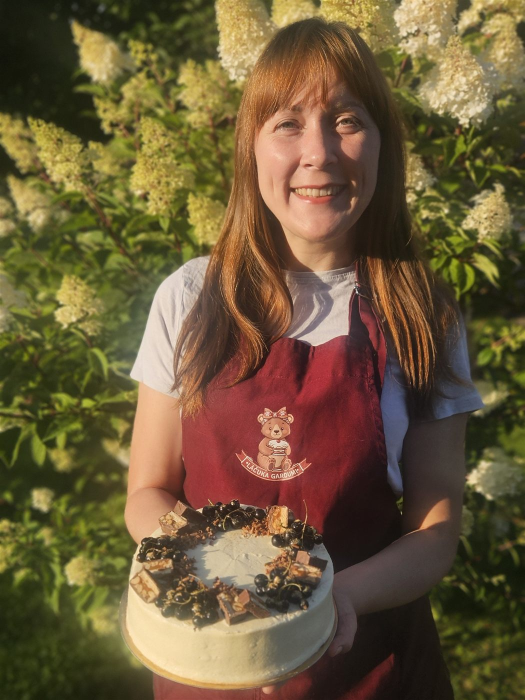
#> input picture assets/about.jpg, 1050 x 1400 px (shown at 1/2 size)
$ python -i update_gallery.py   (imports and definitions only)
#> lines starting #> are read from the running program, lines starting #| are printed output that depends on the picture
#!/usr/bin/env python3
"""
Lāčuka Gardumi - Galerijas automātiskais atjauninātājs.
Nolasa datus no 'galerija.csv' un bildes no 'galerija/' mapes,
optimizē uz WebP un automātiski ģenerē karuseli failā 'index.html'.
"""

import os
import re
import csv
import sys
from PIL import Image, ImageEnhance, ImageFilter

# [1 line not run here, left out]

BASE_DIR = os.path.dirname(os.path.abspath(__file__))
CSV_PATH = os.path.join(BASE_DIR, "galerija.csv")
GALERIJA_DIR = os.path.join(BASE_DIR, "galerija")
ASSETS_DIR = os.path.join(BASE_DIR, "assets")
INDEX_PATH = os.path.join(BASE_DIR, "index.html")

SVG_INSTA = (
    '<svg width="13" height="13" viewBox="0 0 24 24" fill="none" '
    'stroke="currentColor" stroke-width="2">'
    '<rect x="3" y="3" width="18" height="18" rx="5"/>'
    '<circle cx="12" cy="12" r="4"/>'
    '</svg>'
)

SVG_HEART = (
    '<svg width="15" height="15" viewBox="0 0 24 24" fill="#e5465e">'
    '<path d="M12 21.35l-1.45-1.32C5.4 15.36 2 12.28 2 8.5 2 5.42 '
    '4.42 3 7.5 3c1.74 0 3.41.81 4.5 2.09C13.09 3.81 14.76 3 16.5 3 '
    '19.58 3 22 5.42 22 8.5c0 3.78-3.4 6.86-8.55 11.54L12 21.35z"/>'
    '</svg>'
)

# [7 lines left out: function find_image_file, not called in this run]

def optimize_image(src_path, dst_path):
    # Only re-process if destination doesn't exist or source is newer
#> called with src_path = 'assets/about.jpg', dst_path = 'out.png'
    if os.path.exists(dst_path):
        if os.path.getmtime(dst_path) >= os.path.getmtime(src_path):
            return

    with Image.open(src_path) as im:
#> im is the input picture: PIL image 1050x1400 RGB; mean R, G, B 107.8, 89.5, 57.6
        im = im.convert("RGB")
        w, h = im.size
#> w = 1050; h = 1400
        # Center square crop
        dim = min(w, h)
#> dim = 1050
        left = (w - dim) // 2
#> left = 0
        top = (h - dim) // 2
#> top = 175
        crop = im.crop((left, top, left + dim, top + dim))
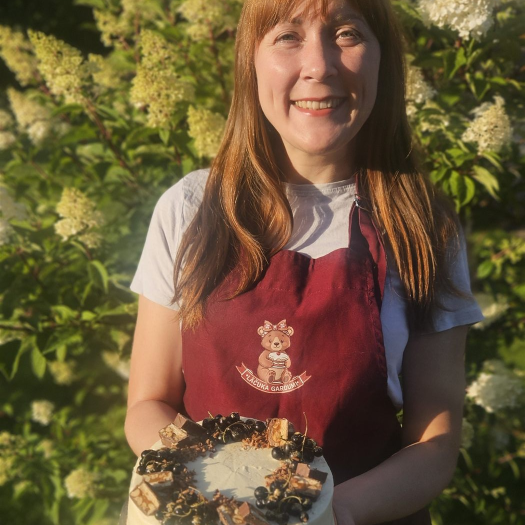
#> crop: PIL image 1050x1050 RGB (shown at 1/2 size); mean R, G, B 108.3, 88, 57.1
        sq = crop.resize((640, 640), Image.Resampling.LANCZOS)
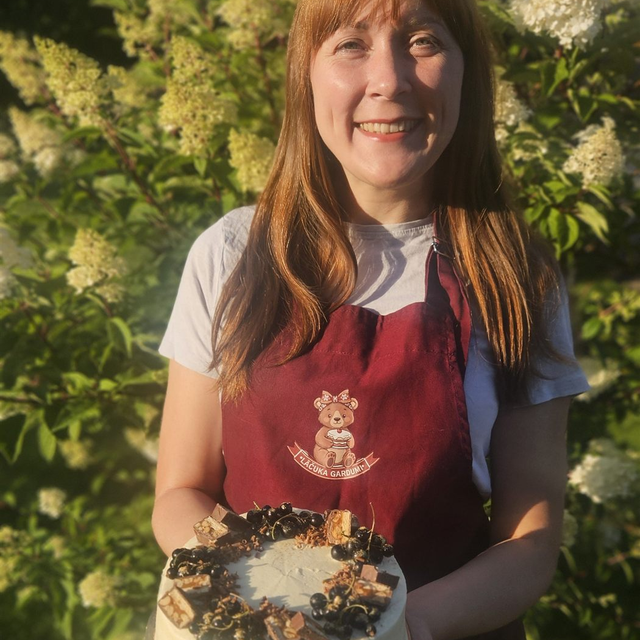
#> sq: PIL image 640x640 RGB; mean R, G, B 108.3, 88, 57.1

        # Gentle enhancement
        sq = ImageEnhance.Color(sq).enhance(1.08)
        sq = ImageEnhance.Contrast(sq).enhance(1.06)
        sq = ImageEnhance.Brightness(sq).enhance(1.02)
        sq = sq.filter(ImageFilter.UnsharpMask(radius=1.2, percent=100, threshold=2))

        sq.save(dst_path, "WEBP", quality=86)
        print(f"  Optimizēta bilde -> {os.path.basename(dst_path)}")

# [95 lines left out: functions read_gallery_data, build_slides_html, update_index_html, main, not called in this run]

# [2 lines not run here, left out]

>>> result = optimize_image('assets/about.jpg', 'out.png')

$ run again, on assets/bento.jpg
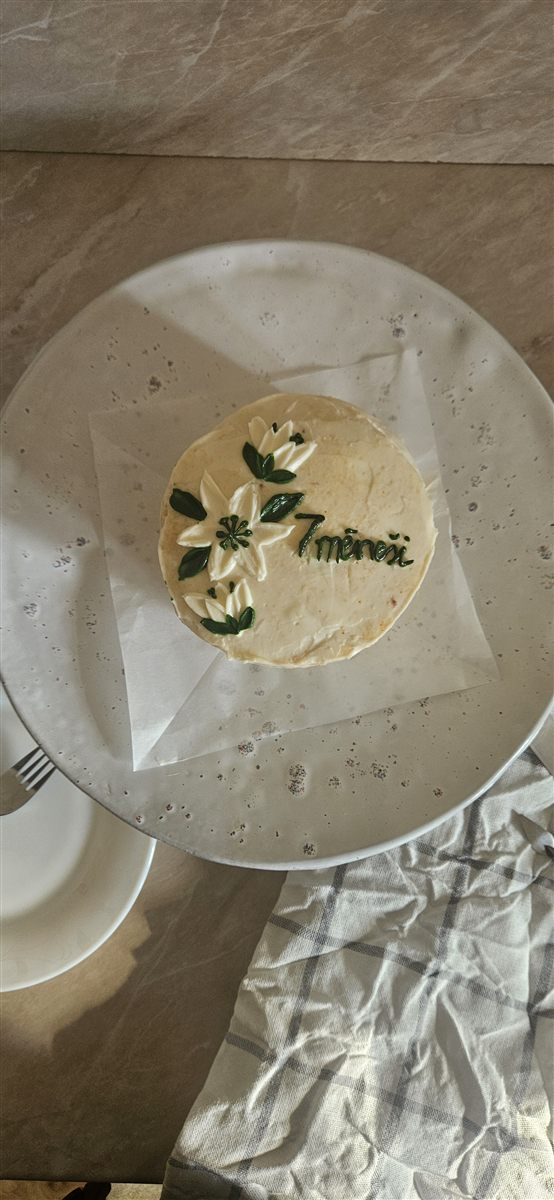
#> input picture assets/bento.jpg, 554 x 1200 px
#> in optimize_image, im is the input picture: PIL image 554x1200 RGB; mean R, G, B 135.5, 127, 109.4
#> in optimize_image, `crop = im.crop((left, top, left + dim, top + dim))`:
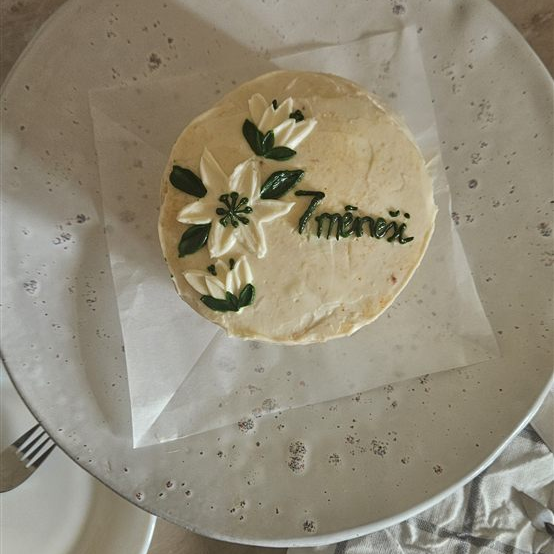
#> crop: PIL image 554x554 RGB; mean R, G, B 147.1, 139.6, 120.5

$ run again, on assets/bento.webp
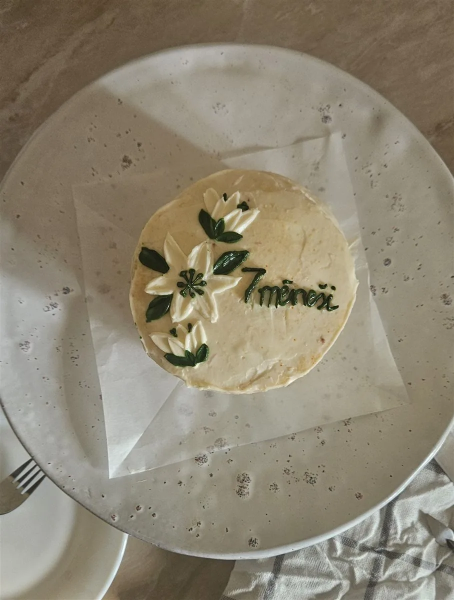
#> input picture assets/bento.webp, 908 x 1200 px (shown at 1/2 size)
#> in optimize_image, im is the input picture: PIL image 908x1200 RGB; mean R, G, B 141.8, 133.5, 114.9
#> in optimize_image, `crop = im.crop((left, top, left + dim, top + dim))`:
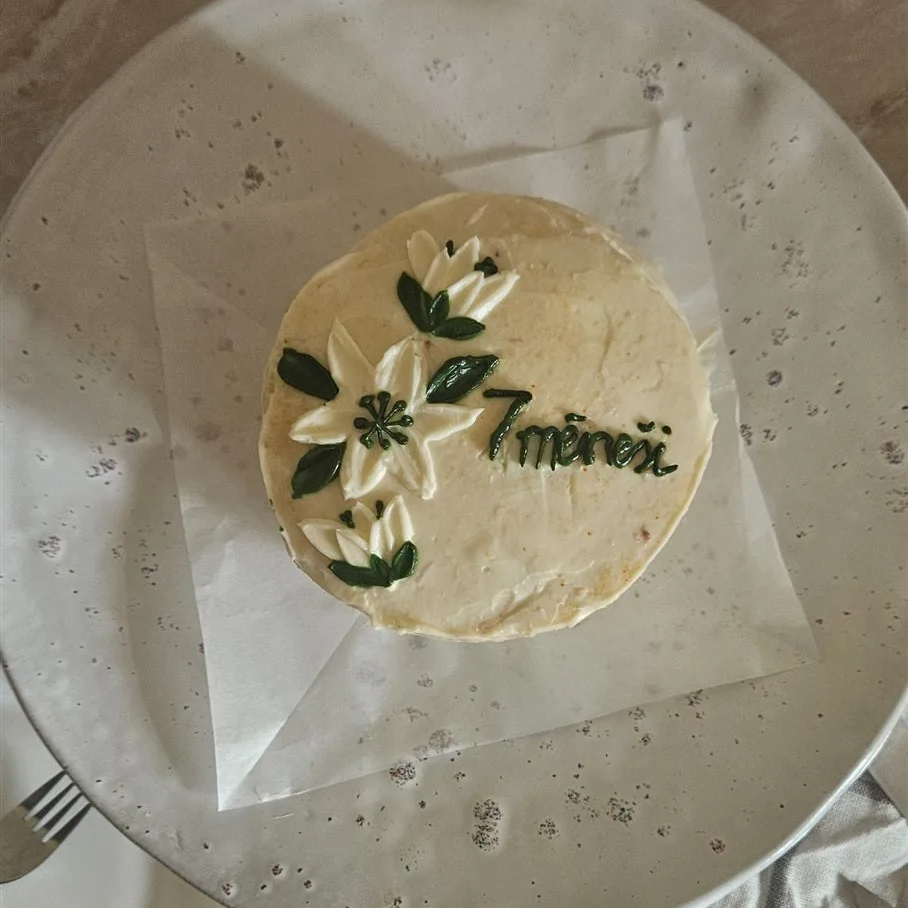
#> crop: PIL image 908x908 RGB; mean R, G, B 146.7, 138.6, 119.1

$ run again, on assets/cake-featured.jpg
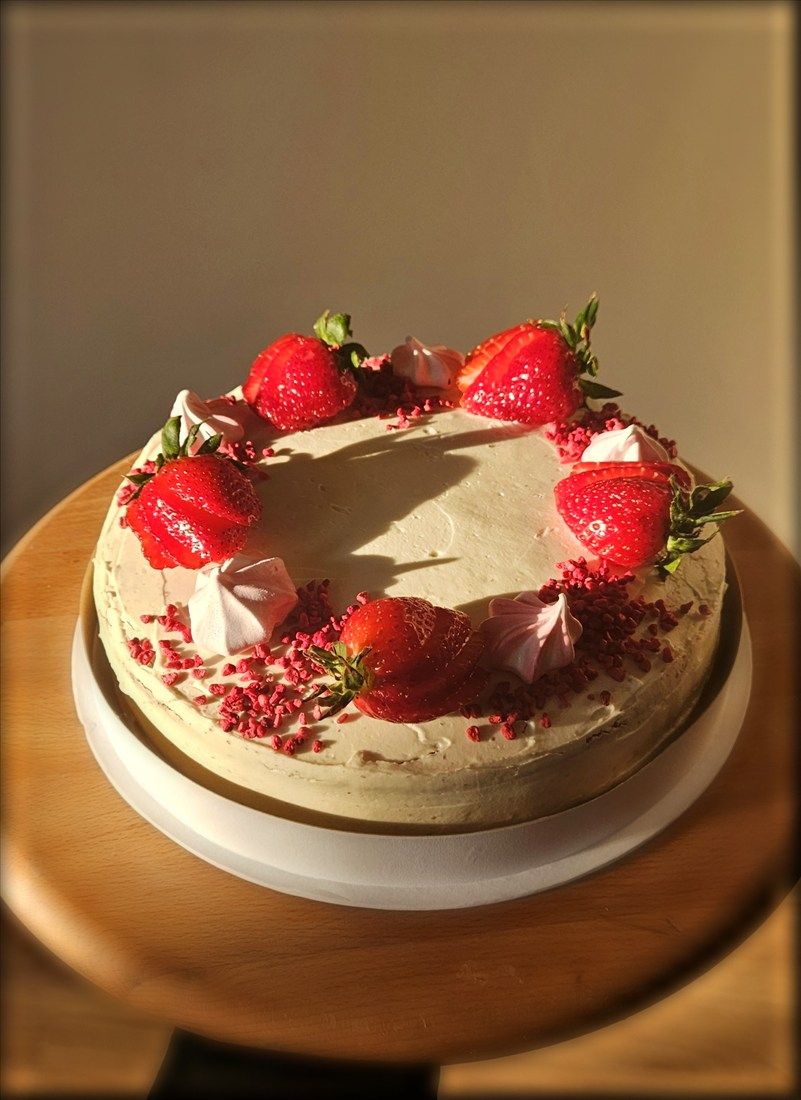
#> input picture assets/cake-featured.jpg, 801 x 1100 px
#> in optimize_image, im is the input picture: PIL image 801x1100 RGB; mean R, G, B 140, 96.5, 62.7
#> in optimize_image, `crop = im.crop((left, top, left + dim, top + dim))`:
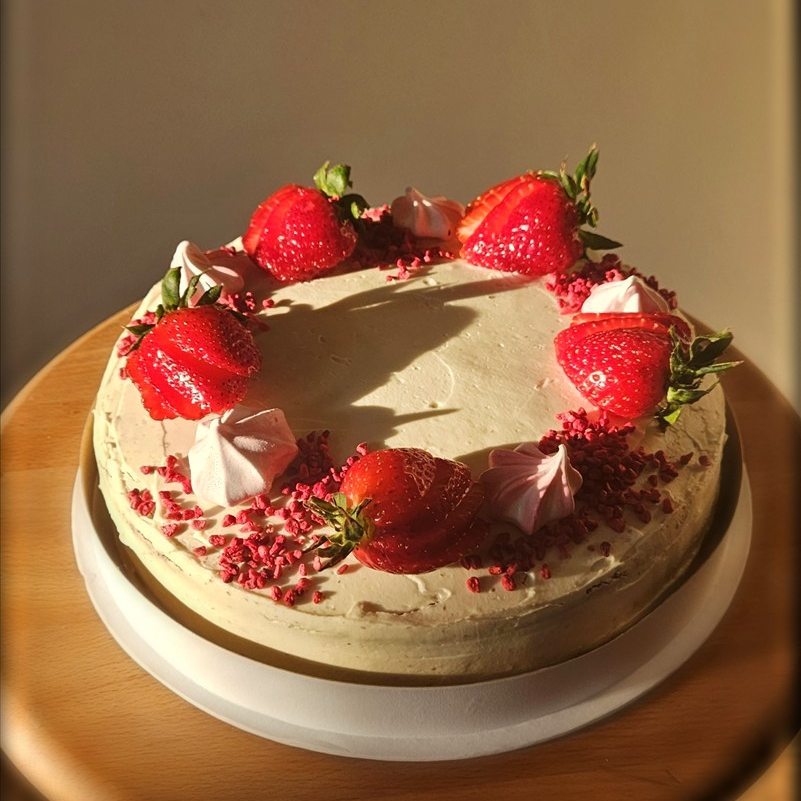
#> crop: PIL image 801x801 RGB; mean R, G, B 147.9, 101.5, 68.5
#> in optimize_image, `sq = sq.filter(ImageFilter.UnsharpMask(radius=1.2, percent=100, thresh..`:
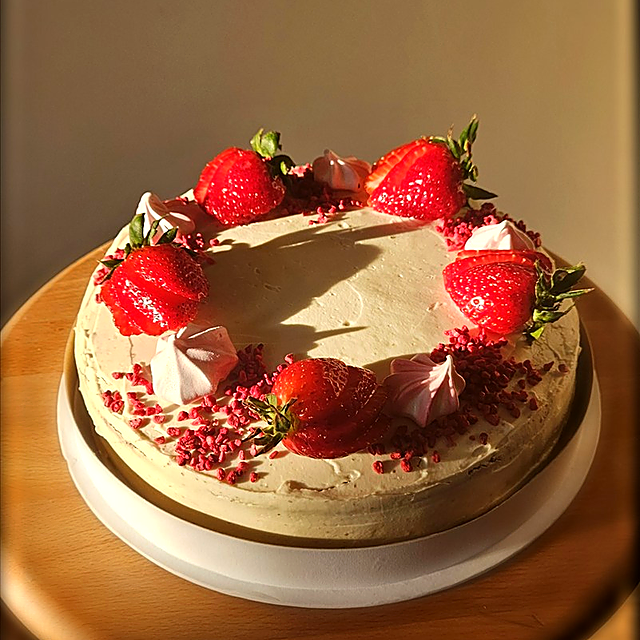
#> sq: PIL image 640x640 RGB; mean R, G, B 153.2, 100.4, 62.8
